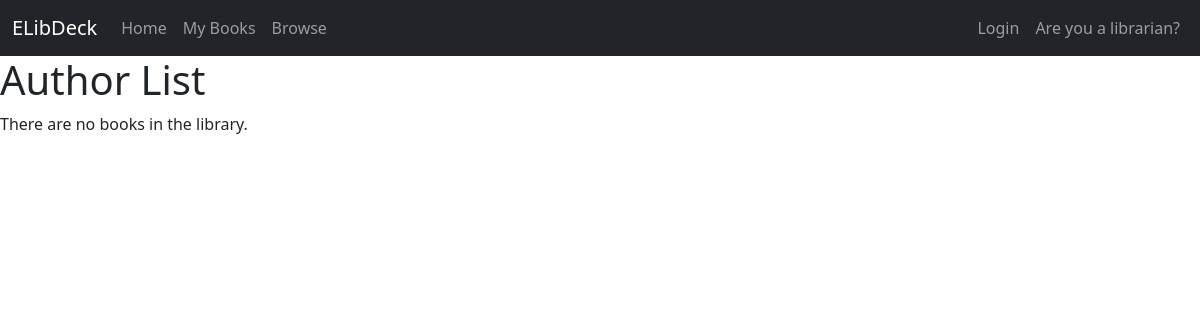
/authors/, run on an earlier commit of the app's database.
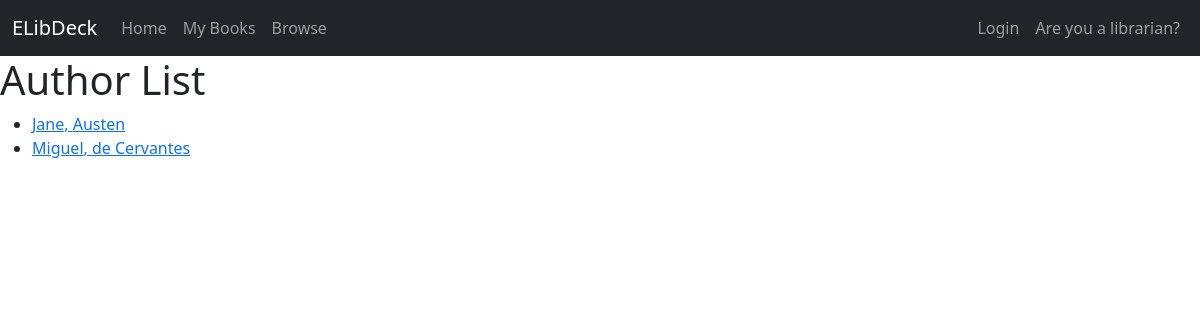
And on a later commit of the database.
### books_catalog/models.py (models this page shows, shortened)
class Author(models.Model):
    first_name = models.CharField(max_length=100)
    last_name = models.CharField(max_length=100)
    date_of_birth = models.DateField(null=True, blank=True)
    date_of_death = models.DateField('Died', null=True, blank=True)
    class Meta:
        ordering = ['last_name', 'first_name']
    def get_absolute_url(self):
        return reverse('books_catalog:author-detail', args=[str(self.id)])

### books_catalog/views.py (the view)
# urls.py: path('authors/', views.AuthorListView.as_view(), name='authors'),
class AuthorListView(generic.ListView):
    model = Author
    template_name = 'books_catalog/author_list.html'
    paginate_by = 10

### books_catalog/templates/books_catalog/author_list.html
{% extends 'generic.html' %}
{% block content %}
<h1>Author List</h1>
{% if author_list %}
<ul>
    {% for author in author_list %}
    <li>
        <a href="{{ author.get_absolute_url }}">{{ author.first_name }}, {{ author.last_name }}</a>
    </li>
    {% endfor %}
</ul>
{% else %}
<p>There are no books in the library.</p>
{% endif %}
{% endblock %}

What changed in the data, as far as the page shows it:
added Author: first_name "Jane", last_name "Austen"
added Author: first_name "Miguel", last_name "de Cervantes"
Also different on the page:
text no longer shown: "There are no books in the library."
